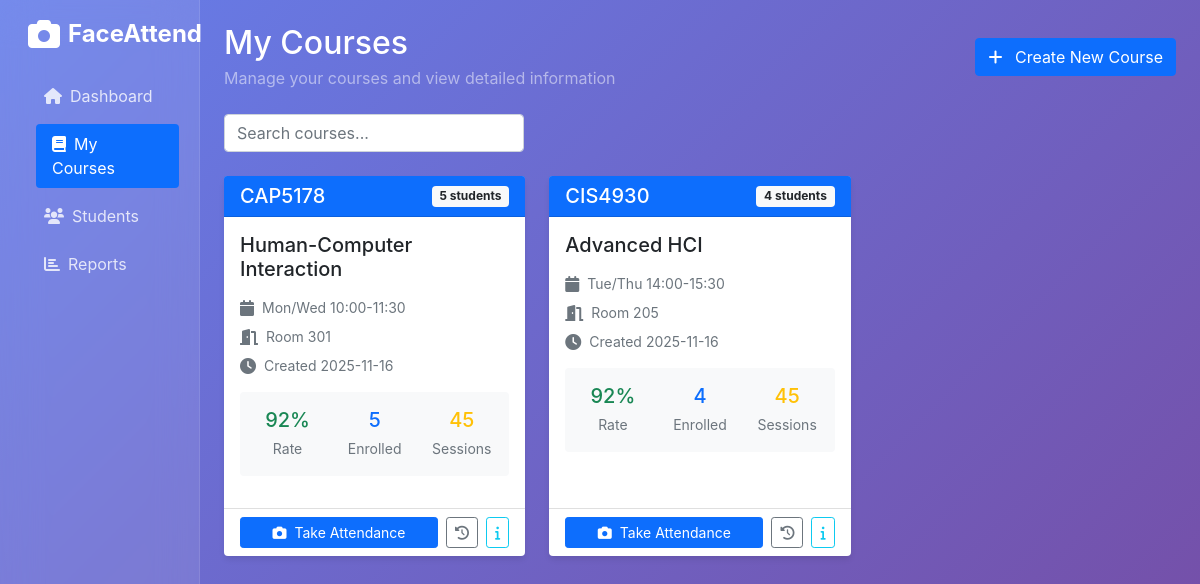
The page /instructor/courses (signed in) on the database its author committed.
### tables this page shows
CREATE TABLE courses (
            id INTEGER PRIMARY KEY AUTOINCREMENT,
            code TEXT UNIQUE NOT NULL,
            name TEXT NOT NULL,
            instructor_id INTEGER,
            schedule TEXT,
            room TEXT,
            created_at TIMESTAMP DEFAULT CURRENT_TIMESTAMP,
            FOREIGN KEY (instructor_id) REFERENCES users (id)
        );

### main.py (the view)
@app.route('/instructor/courses')
def instructor_courses():
    if session.get('role') != 'instructor':
        return redirect('/')
    conn = get_db_connection()
    courses = conn.execute('''
        SELECT c.*, COUNT(DISTINCT e.student_id) as student_count
        FROM courses c
        LEFT JOIN enrollments e ON c.id = e.course_id
        WHERE c.instructor_id = ?
        GROUP BY c.id
        ORDER BY c.created_at DESC
    ''', (session['user_id'],)).fetchall()
    conn.close()
    return render_template('instructor/courses.html',
                         courses=courses,
                         name=session.get('name'))

### main.py (called while the page is built)
def get_db_connection():
    conn = sqlite3.connect('attendance.db')
    conn.row_factory = sqlite3.Row
    return conn

### templates/Instructor/courses.html (shortened to what this page needs)
<!DOCTYPE html>
<html lang="en">
<head>
    <link href="https://cdnjs.cloudflare.com/ajax/libs/font-awesome/6.0.0/css/all.min.css" rel="stylesheet">
    <link href="https://cdn.jsdelivr.net/npm/bootstrap@5.1.3/dist/css/bootstrap.min.css" rel="stylesheet">
</head>
<body>
    <div class="container-fluid">
        <div class="row">
            <div class="col-md-3 col-lg-2 sidebar min-vh-100">
                <div class="d-flex flex-column p-3">
                    <div class="d-flex align-items-center mb-4 text-white">
                        <i class="fas fa-camera fa-2x me-2"></i>
                        <span class="fs-4 fw-bold">FaceAttend</span>
                    </div>
                    <ul class="nav nav-pills flex-column mb-auto">
                        <li class="nav-item mb-2">
                            <a href="/instructor/dashboard" class="nav-link">
                                <i class="fas fa-home me-2"></i>Dashboard
                            </a>
                        </li>
                        <li class="nav-item mb-2">
                            <a href="/instructor/courses" class="nav-link active">
                                <i class="fas fa-book me-2"></i>My Courses
                            </a>
                        </li>
                        <li class="nav-item mb-2">
                            <a href="/instructor/students" class="nav-link">
                                <i class="fas fa-users me-2"></i>Students
                            </a>
                        </li>
                        <li class="nav-item mb-2">
                            <a href="/instructor/reports" class="nav-link">
                                <i class="fas fa-chart-bar me-2"></i>Reports
                            </a>
                        </li>
                    </ul>
                </div>
            </div>
            <div class="col-md-9 col-lg-10 ml-sm-auto px-4 py-4">
                <div class="d-flex justify-content-between align-items-center mb-4">
                    <div>
                        <h1 class="h2 text-white mb-1">My Courses</h1>
                        <p class="text-white-50 mb-0">Manage your courses and view detailed information</p>
                    </div>
                    <button class="btn btn-primary" data-bs-toggle="modal" data-bs-target="#createCourseModal">
                        <i class="fas fa-plus me-2"></i> Create New Course
                    </button>
                </div>
                <div class="row">
                    {% for course in courses %}
                    <div class="col-xl-4 col-lg-6 mb-4">
                        <div class="card course-card h-100">
                            <div class="card-header bg-primary text-white">
                                <div class="d-flex justify-content-between align-items-center">
                                    <h5 class="mb-0">{{ course.code }}</h5>
                                    <span class="badge bg-light text-dark">{{ course.student_count }} students</span>
                                </div>
                            </div>
                            <div class="card-body">
                                <h5 class="card-title text-dark mb-3">{{ course.name }}</h5>
                                <div class="course-info mb-3">
                                    <div class="d-flex align-items-center mb-2">
                                        <i class="fas fa-calendar text-muted me-2"></i>
                                        <small class="text-muted">{{ course.schedule or 'Schedule not set' }}</small>
                                    </div>
                                    <div class="d-flex align-items-center mb-2">
                                        <i class="fas fa-door-open text-muted me-2"></i>
                                        <small class="text-muted">{{ course.room or 'Room not assigned' }}</small>
                                    </div>
                                    <div class="d-flex align-items-center">
                                        <i class="fas fa-clock text-muted me-2"></i>
                                        <small class="text-muted">Created {{ course.created_at[:10] }}</small>
                                    </div>
                                </div>
                                <div class="attendance-stats mb-3 p-3 bg-light rounded">
                                    <div class="row text-center">
                                        <div class="col-4">
                                            <div class="h5 text-success mb-1">92%</div>
                                            <small class="text-muted">Rate</small>
                                        </div>
                                        <div class="col-4">
                                            <div class="h5 text-primary mb-1">{{ course.student_count }}</div>
                                            <small class="text-muted">Enrolled</small>
                                        </div>
                                        <div class="col-4">
                                            <div class="h5 text-warning mb-1">45</div>
                                            <small class="text-muted">Sessions</small>
                                        </div>
                                    </div>
                                </div>
                            </div>
                            <div class="card-footer bg-transparent">
                                <div class="d-flex gap-2 flex-wrap">
                                    <a href="/instructor/live-attendance/{{ course.id }}"
                                       class="btn btn-primary btn-sm flex-fill">
                                        <i class="fas fa-camera me-1"></i> Take Attendance
                                    </a>
                                    <a href="/instructor/attendance-history/{{ course.id }}"
                                       class="btn btn-outline-secondary btn-sm">
                                        <i class="fas fa-history"></i>
                                    </a>
                                    <button class="btn btn-outline-info btn-sm" onclick="viewCourseDetails({{ course.id }})">
                                        <i class="fas fa-info"></i>
                                    </button>
                                </div>
                            </div>
                        </div>
                    </div>
                    {% endfor %}
                </div>
            </div>
        </div>
    </div>
</body>
</html>

### templates/Instructor/courses.html (style rules this page uses)
body { background: linear-gradient(135deg, #667eea 0%, #764ba2 100%); min-height: 100vh; font-family: 'Inter', sans-serif; }
.course-card { transition: all 0.3s ease; border: none; box-shadow: 0 4px 6px -1px rgba(0, 0, 0, 0.1); }
.sidebar { background: rgba(255, 255, 255, 0.1); backdrop-filter: blur(20px); border-right: 1px solid rgba(255, 255, 255, 0.1); }
.nav-link { color: rgba(255, 255, 255, 0.8); border-radius: 12px; transition: all 0.3s ease; }
.nav-link:hover, .nav-link.active { background: rgba(255, 255, 255, 0.2); color: white; transform: translateX(8px); }

### rows shown on the page
courses: code "CAP5178", student_count "5", name "Human-Computer Interaction", schedule "Mon/Wed 10:00-11:30", room "Room 301", created_at "2025-11-16"
courses: code "CIS4930", student_count "4", name "Advanced HCI", schedule "Tue/Thu 14:00-15:30", room "Room 205", created_at "2025-11-16"
